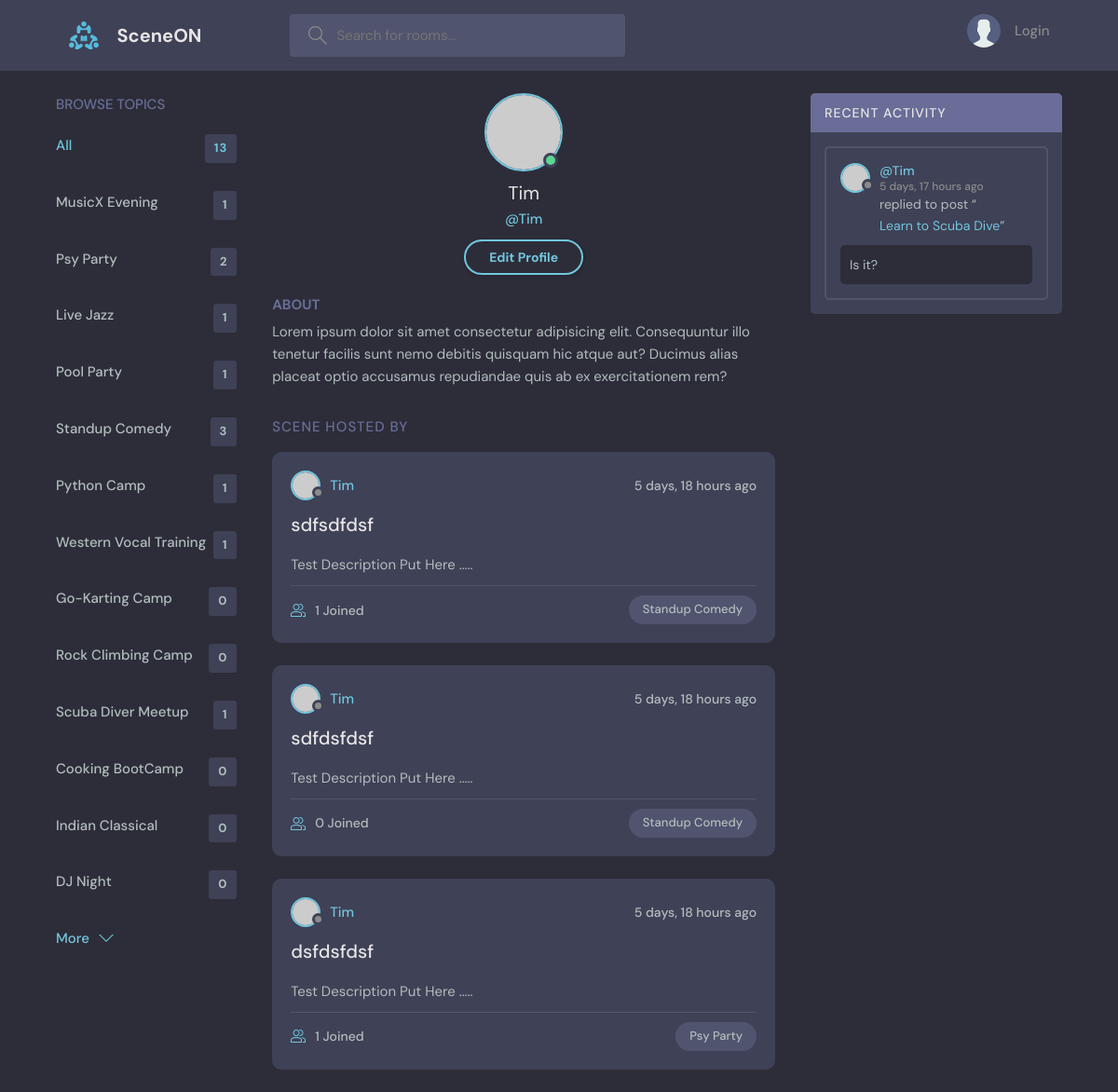
The page /profile/2 on the database its author committed.
### base/models.py (models this page shows, shortened)
class Topic(models.Model):
    name = models.CharField(max_length=200)

class Room(models.Model):
    host = models.ForeignKey(User, on_delete=models.SET_NULL, null=True)
    topic = models.ForeignKey(Topic, on_delete=models.SET_NULL, null=True)
    name = models.CharField(max_length=200)
    description = models.TextField(null=True, blank=True)
    participants = models.ManyToManyField(User, related_name='participants', blank = True)
    updated = models.DateTimeField(auto_now=True)
    created = models.DateTimeField(auto_now_add=True)
    class Meta:
        ordering = ['-updated', '-created']
    def __str__(self):
        return self.name

class Message(models.Model):
    user = models.ForeignKey(User, on_delete=models.CASCADE)
    room = models.ForeignKey(Room, on_delete=models.CASCADE)
    body = models.TextField()
    updated = models.DateTimeField(auto_now=True)
    created = models.DateTimeField(auto_now_add=True)
    class Meta:
        ordering = ['-updated', '-created']

### base/views.py (the view)
# urls.py: path('profile/<str:id>', views.userProfile, name="userprofile"),
def userProfile(request, id):
    user = User.objects.get(id=id)
    rooms = user.room_set.all()
    room_messages = user.message_set.all()
    topics = Topic.objects.all()
    profile_data = {'user': user, 'rooms': rooms, 'room_messages': room_messages, 'topics':topics}
    return render(request, 'base/profile.html', profile_data)

### base/templates/base/profile.html
{%extends 'main.html' %}
{% block content %}
  <main class="profile-page layout layout--3">
    <div class="container">
      {% include 'base/topics_component.html' %}
      <div class="roomList">
        <div class="profile">
          <div class="profile__avatar">
            <div class="avatar avatar--large active">
              <img src="https://randomuser.me/api/portraits/men/11.jpg" />
            </div>
          </div>
          <div class="profile__info">
            <h3>{{user.username}}</h3>
            <p>@{{user.username}}</p>
            <a href="edit-user.html" class="btn btn--main btn--pill">Edit Profile</a>
          </div>
          <div class="profile__about">
            <h3>About</h3>
            <p>
              Lorem ipsum dolor sit amet consectetur adipisicing elit. Consequuntur illo tenetur
              facilis sunt nemo debitis quisquam hic atque aut? Ducimus alias placeat optio
              accusamus repudiandae quis ab ex exercitationem rem?
            </p>
          </div>
        </div>
        <div class="roomList__header">
          <div>
            <h2>Scene Hosted by </a>
            </h2>
          </div>
        </div>
        {% include 'base/feed_component.html'%}
      </div>
      {% include 'base/activity_component.html'%}
    </div>
  </main>
{% endblock %}

### base/templates/base/topics_component.html
<div class="topics">
  <div class="topics__header">
    <h2>Browse Topics</h2>
  </div>
  <ul class="topics__list">
    <li>
      <a href="{% url 'home' %}" class="active">All <span>{{topics.count}}</span></a>
    </li>
    {% for topic in topics %}
    <li>
      <a href="{% url 'home' %}?q={{topic.name}}">{{topic.name}} <span>{{topic.room_set.all.count}}</span></a>
    </li>
    {% endfor %}
  </ul>
  <a class="btn btn--link" href="topics.html">
    More
    <svg version="1.1" xmlns="http://www.w3.org/2000/svg" width="32" height="32" viewBox="0 0 32 32">
      <title>chevron-down</title>
      <path d="M16 21l-13-13h-3l16 16 16-16h-3l-13 13z"></path>
    </svg>
  </a>
</div>

### base/templates/base/feed_component.html (shortened to what this page needs)
{% for room in rooms %}
<div class="roomListRoom">
  <div class="roomListRoom__header">
    <a href="{% url 'userprofile' room.host.id %}" class="roomListRoom__author">
      <div class="avatar avatar--small">
        <img src="https://randomuser.me/api/portraits/women/11.jpg" />
      </div>
      <span>{{room.host.username}}</span>
    </a>
    <div class="roomListRoom__actions">
      <span>{{room.created|timesince}} ago</span>
    </div>
  </div>
  <div class="roomListRoom__content">
    <a href="{% url 'room' room.id %}">{{room.name}}</a>
    <p>
      Test Description Put Here .....
    </p>
  </div>
  <div class="roomListRoom__meta">
    <a href="{% url 'room' room.id %}" class="roomListRoom__joined">
      {{room.participants.all.count}} Joined
    </a>
    <p class="roomListRoom__topic">{{room.topic.name}}</p>
  </div>
</div>
{% endfor %}

### base/templates/base/activity_component.html (shortened to what this page needs)
<div class="activities">
  <div class="activities__header">
    <h2>Recent Activity</h2>
  </div>
  {% for message in room_messages %}
  <div class="activities__box">
    <div class="activities__boxHeader roomListRoom__header">
      <a href="{% url 'userprofile' message.user.id %}" class="roomListRoom__author">
        <div class="avatar avatar--small">
          <img src="https://randomuser.me/api/portraits/women/11.jpg" />
        </div>
        <p>
          @{{message.user}}
          <span>{{message.created | timesince }} ago</span>
        </p>
      </a>
    </div>
    <div class="activities__boxContent">
      <p>replied to post “<a href="{% url 'room' message.room.id %}">{{message.room}}</a>”</p>
      <div class="activities__boxRoomContent">
        {{message.body}}
      </div>
    </div>
  </div>
  {% endfor %}
</div>

### rows shown on the page
Topic: name "MusicX Evening", room_set.all.count "1"
Topic: name "Psy Party", room_set.all.count "2"
Topic: name "Live Jazz", room_set.all.count "1"
Topic: name "Pool Party", room_set.all.count "1"
Topic: name "Standup Comedy", room_set.all.count "3"
Topic: name "Python Camp", room_set.all.count "1"
Topic: name "Western Vocal Training", room_set.all.count "1"
Topic: name "Go-Karting Camp", room_set.all.count "0"
Topic: name "Rock Climbing Camp", room_set.all.count "0"
Topic: name "Scuba Diver Meetup", room_set.all.count "1"
Topic: name "Cooking BootCamp", room_set.all.count "0"
Topic: name "Indian Classical", room_set.all.count "0"
Topic: name "DJ Night", room_set.all.count "0"
Room: host.username "Tim", created "5 days, 18 hours", name "sdfsdfdsf", participants.all.count "1", topic.name "Standup Comedy"
Room: host.username "Tim", created "5 days, 18 hours", name "sdfdsfdsf", participants.all.count "0", topic.name "Standup Comedy"
Room: host.username "Tim", created "5 days, 18 hours", name "dsfdsfdsf", participants.all.count "1", topic.name "Psy Party"
Message: user "Tim", created "5 days, 17 hours", room "Learn to Scuba Dive", body "Is it?"

### other values the page prints
{{ topics.count }} "13"
{{ user.username }} "Tim"
